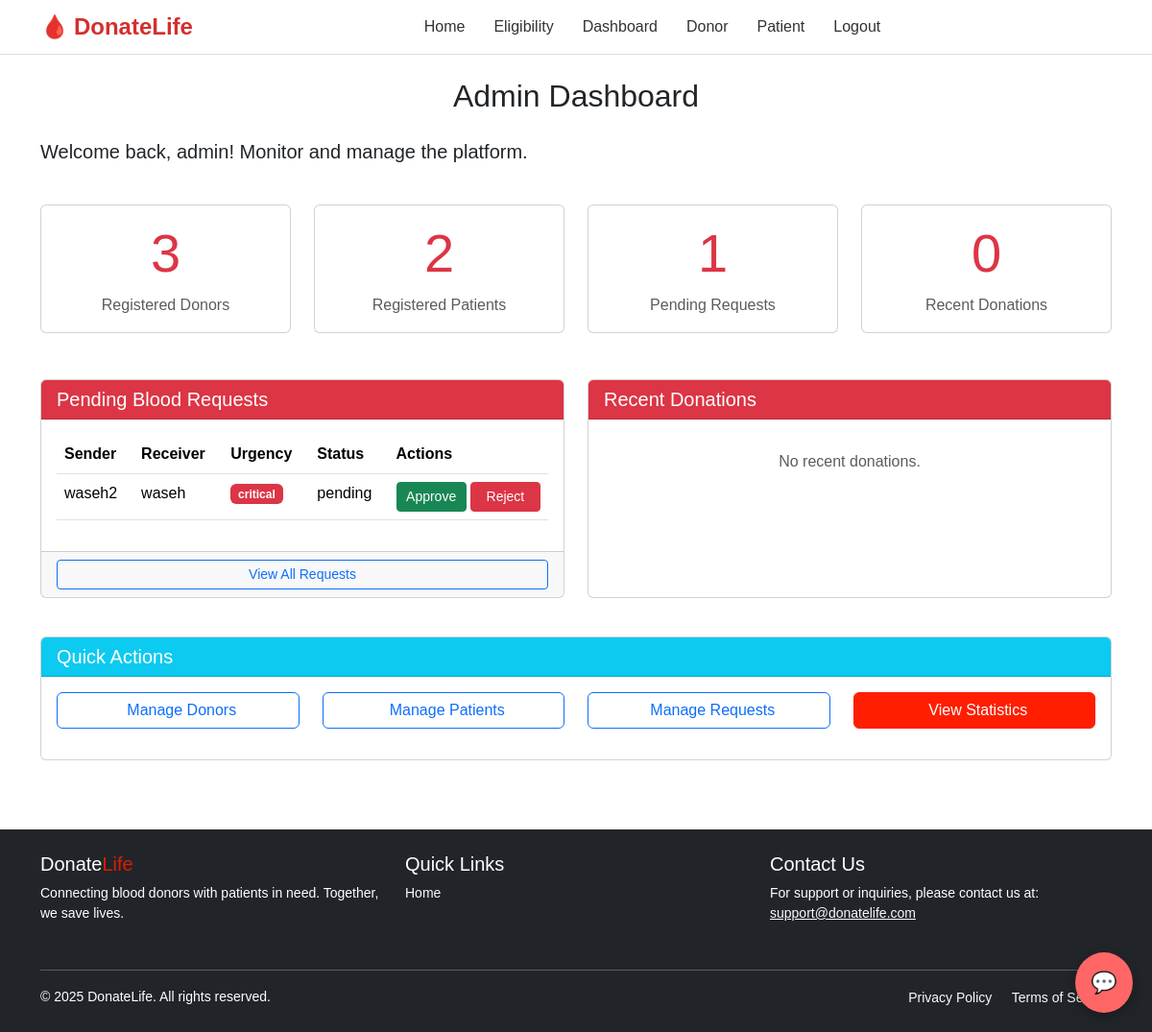
/accounts/dashboard/admin/ (signed in), run on the app's committed database.
### accounts/models.py (models this page shows, shortened)
class User(AbstractUser):
    ROLE_CHOICES = (
        ('donor', 'Blood Donor'),
        ('patient', 'Patient'),
        ('admin', 'Admin'),
    )
    role = models.CharField(max_length=10, choices=ROLE_CHOICES)
    age = models.IntegerField(null=True, blank=True)
    weight = models.FloatField(null=True, blank=True)
    blood_group = models.CharField(max_length=5, choices=[
        ('A+', 'A+'), ('A-', 'A-'),
        ('B+', 'B+'), ('B-', 'B-'),
        ('O+', 'O+'), ('O-', 'O-'),
        ('AB+', 'AB+'), ('AB-', 'AB-'),
    ], null=True, blank=True)
    city = models.CharField(max_length=100, null=True, blank=True)
    last_donation_date = models.DateField(null=True, blank=True)
    medical_condition = models.TextField(null=True, blank=True)

class BloodRequest(models.Model):
    sender = models.ForeignKey(User, on_delete=models.CASCADE, related_name='sent_requests')
    receiver = models.ForeignKey(User, on_delete=models.CASCADE, related_name='received_requests')
    urgency = models.CharField(max_length=20)
    message = models.TextField()
    status = models.CharField(max_length=20, choices=[('pending', 'Pending'), ('approved', 'Approved')], default='pending')
    created_at = models.DateTimeField(auto_now_add=True)

### accounts/views.py (the view)
# urls.py: path('dashboard/admin/', views.admin_dashboard, name='admin_dashboard'),
@login_required
@never_cache
def admin_dashboard(request):
    donors = User.objects.filter(role='donor')
    patients = User.objects.filter(role='patient')
    pending_requests = BloodRequest.objects.filter(status='pending')
    recent_donations = Donation.objects.order_by('-date')[:5]
    return render(request, 'accounts/admin_dashboard.html', {
        'donors': donors,
        'patients': patients,
        'pending_requests': pending_requests,
        'recent_donations': recent_donations,
    })

### accounts/templates/accounts/admin_dashboard.html (shortened to what this page needs)
{% extends 'base.html' %}
{% load static %}
{% block content %}
<main class="py-4">
    <div class="container">
        <div class="row mb-4">
            <div class="col-12">
                <h2 class="mb-4">Admin Dashboard</h2>
                <p class="lead">Welcome back, {{ user.username }}! Monitor and manage the platform.</p>
            </div>
        </div>
        <div class="row mb-4">
            <div class="col-md-3 mb-4">
                <div class="card text-center h-100">
                    <div class="card-body">
                        <h1 class="display-4 text-danger">{{ donors.count }}</h1>
                        <p class="text-muted mb-0">Registered Donors</p>
                    </div>
                </div>
            </div>
            <div class="col-md-3 mb-4">
                <div class="card text-center h-100">
                    <div class="card-body">
                        <h1 class="display-4 text-danger">{{ patients.count }}</h1>
                        <p class="text-muted mb-0">Registered Patients</p>
                    </div>
                </div>
            </div>
            <div class="col-md-3 mb-4">
                <div class="card text-center h-100">
                    <div class="card-body">
                        <h1 class="display-4 text-danger">{{ pending_requests.count }}</h1>
                        <p class="text-muted mb-0">Pending Requests</p>
                    </div>
                </div>
            </div>
            <div class="col-md-3 mb-4">
                <div class="card text-center h-100">
                    <div class="card-body">
                        <h1 class="display-4 text-danger">{{ recent_donations.count }}</h1>
                        <p class="text-muted mb-0">Recent Donations</p>
                    </div>
                </div>
            </div>
        </div>
        <div class="row">
            <div class="col-md-6 mb-4">
                <div class="card h-100">
                    <div class="card-header text-white bg-danger d-flex justify-content-between align-items-center">
                        <h5 class="mb-0">Pending Blood Requests</h5>
                    </div>
                    <div class="card-body">
                        {% if pending_requests %}
                        <table class="table table-hover">
                            <thead>
                                <tr>
                                    <th>Sender</th>
                                    <th>Receiver</th>
                                    <th>Urgency</th>
                                    <th>Status</th>
                                    <th>Actions</th>
                                </tr>
                            </thead>
                            <tbody>
                                {% for request in pending_requests %}
                                <tr>
                                    <td>{{ request.sender.username }}</td>
                                    <td>{{ request.receiver.username }}</td>
                                    <td>
                                        <span class="badge bg-danger">{{ request.urgency }}</span>
                                    </td>
                                    <td>{{ request.status }}</td>
                                    <td>
                                        <div class="d-flex gap-1">
                                            <form method="post" action="{% url 'approve_request' request.id %}"
                                                style="display:inline;">
                                                <button type="submit" class="btn btn-sm btn-success">Approve</button>
                                            </form>
                                            <form method="post" action="{% url 'reject_request' request.id %}"
                                                style="display:inline;">
                                                <button type="submit" class="btn btn-sm btn-danger">Reject</button>
                                            </form>
                                        </div>
                                    </td>
                                </tr>
                                {% endfor %}
                            </tbody>
                        </table>
                        {% else %}
                        <p class="text-muted text-center my-3">No pending blood requests.</p>
                        {% endif %}
                    </div>
                    <div class="card-footer">
                        <a href="{% url 'admin_all_requests' %}" class="btn btn-sm btn-outline-primary w-100">View All Requests</a>
                    </div>
                </div>
            </div>
            <div class="col-md-6 mb-4">
                <div class="card h-100">
                    <div class="card-header text-white bg-danger">
                        <h5 class="mb-0">Recent Donations</h5>
                    </div>
                    <div class="card-body">
                        {% if recent_donations %}
                        <div class="list-group">
                            {% for donation in recent_donations %}
                            <div class="list-group-item">
                                <div class="d-flex justify-content-between">
                                    <div>
                                        <strong>{{ donation.donor.username }}</strong> donated to
                                        <strong>{{ donation.patient.username }}</strong>
                                    </div>
                                    <span class="badge bg-success">{{ donation.quantity }} ml</span>
                                </div>
                                <small class="text-muted">{{ donation.date }}</small>
                            </div>
                            {% endfor %}
                        </div>
                        {% else %}
                        <p class="text-muted text-center my-3">No recent donations.</p>
                        {% endif %}
                    </div>
                </div>
            </div>
        </div>
        <div class="row mt-3">
            <div class="col-12">
                <div class="card">
                    <div class="card-header text-white bg-info">
                        <h5 class="mb-0">Quick Actions</h5>
                    </div>
                    <div class="card-body">
                        <div class="row">
                            <div class="col-md-3 mb-3">
                                <a href="{% url 'admin_all_donors' %}" class="btn btn-outline-primary w-100">
                                     Manage Donors
                                </a>
                            </div>
                            <div class="col-md-3 mb-3">
                                <a href="{% url 'admin_all_patients' %}" class="btn btn-outline-primary w-100">
                                     Manage Patients
                                </a>
                            </div>
                            <div class="col-md-3 mb-3">
                                <a href="{% url 'admin_all_requests' %}" class="btn btn-outline-primary w-100">
                                     Manage Requests
                                </a>
                            </div>
                            <div class="col-md-3 mb-3">
                                <a href="#" class="btn btn-blood w-100">
                                     View Statistics
                                </a>
                            </div>
                        </div>
                    </div>
                </div>
            </div>
        </div>
    </div>
</main>
{% endblock %}

### static/css/style.css (style rules this page uses)
body { font-family: Arial, sans-serif; background-color: #fff !important; margin: 0; }
h2 { color: #ffffff; }
body { background-color: hsl(221.74deg 29.11% 15.49%); color: white; margin: 0; font-family: 'Segoe UI', sans-serif; }
form { background-color: rgba(255, 255, 255, 0.05); padding: 20px; border-radius: 8px; max-width: 400px; margin: auto; box-shadow: 0 0 10px rgba(255, 255, 255, 0.1); }
button { background-color: hsl(0deg 100% 70%); color: white; border: none; padding: 10px 15px; border-radius: 4px; cursor: pointer; }
h2 { text-align: center; margin-top: 20px; color: white; }
form { width: 90%; max-width: 500px; margin: 0 auto; padding: 20px; background: rgba(0, 0, 0, 0.6); border-radius: 10px; }
button { width: 100%; padding: 10px; background-color: hsl(0deg 100% 70%); color: white; border: none; border-radius: 5px; font-size: 16px; cursor: pointer; margin-top: 20px; }
.btn-blood { background-color: #ff1e00 !important; border-color: #ff1e00 !important; color: white !important; }

### static/css/dashboard.css (style rules this page uses)
body { font-family: Arial, sans-serif; }

### accounts/templates/accounts/admin_dashboard.html (style rules this page uses)
form { background-color: transparent; padding: 0; }

### data on the page
User: username "admin"
BloodRequest: sender.username "waseh2", receiver.username "waseh", urgency "critical", status "pending"

### other printed values
{{ donors.count }} "3"
{{ patients.count }} "2"
{{ pending_requests.count }} "1"
{{ recent_donations.count }} "0"
